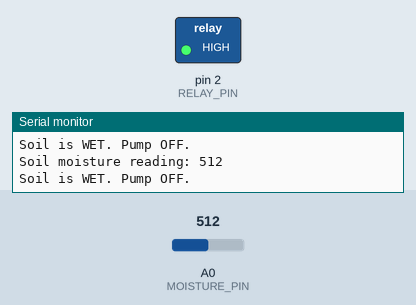
The sketch below on a simulated Arduino Uno, built with avr-gcc and run on an emulated ATmega328P. Shown: switched loads named in the sketch (green lamp = pin HIGH), the last lines printed to the serial monitor. Inputs (shaded band) come from the test bench; at power-on: A0 (MOISTURE_PIN) = 512.

Above: at 2.8 s.
2.9 s: A0 (MOISTURE_PIN) set to 885
5.6 s: A0 (MOISTURE_PIN) set to 913
At 7.2 s:
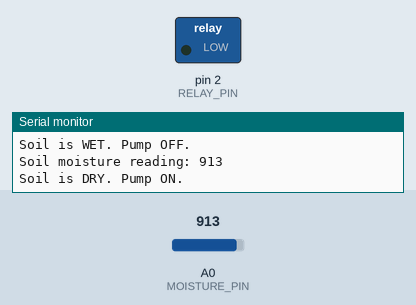
8.3 s: A0 (MOISTURE_PIN) set to 900
At 10.3 s:
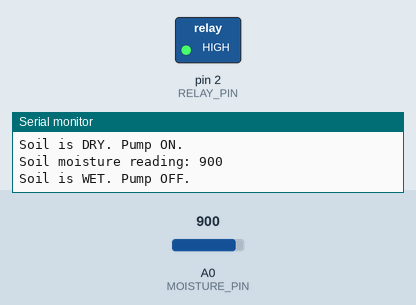
11.5 s: A0 (MOISTURE_PIN) set to 1023
At 13.0 s:
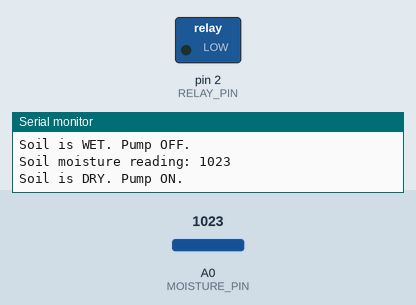
Timing chart, 0 to 14.5 s (numbered marks = the images above; inputs shaded):
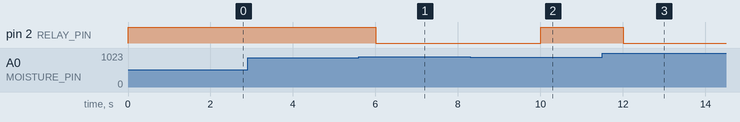

Measured:
- the behaviour switches between 900 and 901 on A0 (MOISTURE_PIN) (found by bisection; images 0 and 1)
- after the input at 5.6 s, pin 2 (RELAY_PIN): HIGH → LOW after 0.40 s
- after the input at 8.3 s, pin 2 (RELAY_PIN): LOW → HIGH after 1.7 s
- after the input at 11.5 s, pin 2 (RELAY_PIN): HIGH → LOW after 0.50 s

The sketch:

3C-Soil_Moisture_cow.ino
```cpp
#define MOISTURE_PIN A0
#define RELAY_PIN 2

int threshold = 900;

void setup() {
  Serial.begin(9600);
  pinMode(RELAY_PIN, OUTPUT);
  digitalWrite(RELAY_PIN, HIGH);
}

void loop() {
  int moistureValue = analogRead(MOISTURE_PIN);

  Serial.print("Soil moisture reading: ");
  Serial.println(moistureValue);

  if (moistureValue > threshold) {
    Serial.println("Soil is DRY. Pump ON.");
    digitalWrite(RELAY_PIN, LOW);
  } else {
    Serial.println("Soil is WET. Pump OFF.");
    digitalWrite(RELAY_PIN, HIGH);
  }

  delay(2000);
}
```
